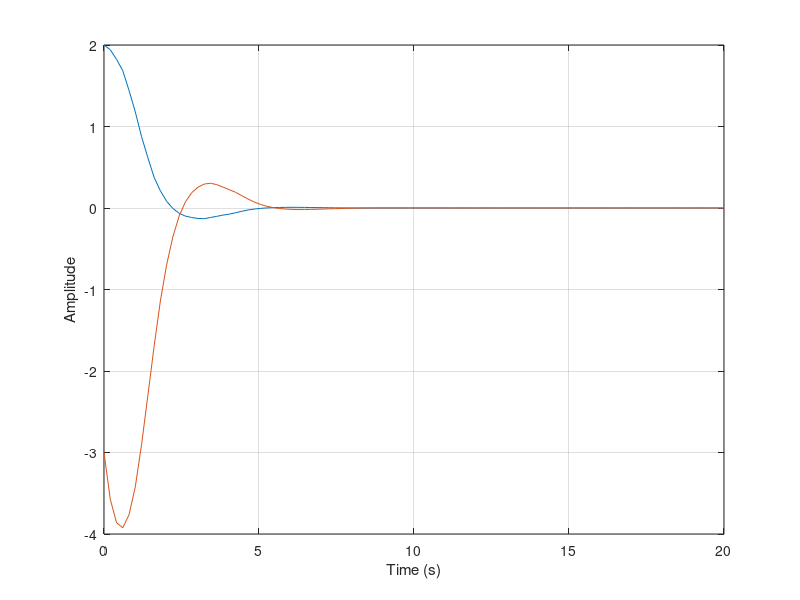

Here is the MATLAB script that generated this plot:
function backstepping()
to=0; % start time
tf=20; % end time
t=linspace(to,tf,100);
xo(1)=2; % initial condition
xo(2)=-3;
[t,x] = ode45(@(t,x)nonlinear(t,x),t,xo);
plot(t,x)
xlabel('Time (s)')
ylabel('Amplitude')
grid
function [xdot] = nonlinear(t,x)
% nonlinear model to integrate with ODE45
% parameters
a=1; % parameter nominal value
aU=-1+4*rand; % -1<a<3 Uncertainties in parameter
k=1;
% backstepping control
u=(-2-a*cos(x(1)))*(x(1)+a*sin(x(1))+x(2))-x(1)-k*(x(2)+2*x(1)+a*sin(x(1)));
%u=0; % no control action
%xdot=[x(1)+a*sin(x(1))+x(2); % ideal system
xdot=[x(1)+aU*sin(x(1))+x(2); % system with uncertainty aU
u];
endfunction
endfunction